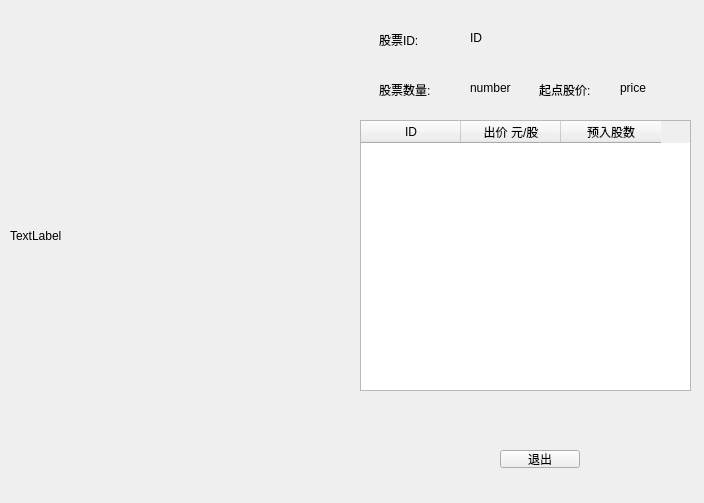
<?xml version="1.0" encoding="UTF-8"?>
<ui version="4.0">
 <class>stockdetails</class>
 <widget class="QWidget" name="stockdetails">
  <property name="geometry">
   <rect>
    <x>0</x>
    <y>0</y>
    <width>704</width>
    <height>503</height>
   </rect>
  </property>
  <property name="windowTitle">
   <string>Form</string>
  </property>
  <widget class="QLabel" name="label">
   <property name="geometry">
    <rect>
     <x>10</x>
     <y>20</y>
     <width>331</width>
     <height>431</height>
    </rect>
   </property>
   <property name="text">
    <string>TextLabel</string>
   </property>
  </widget>
  <widget class="QLabel" name="label_2">
   <property name="geometry">
    <rect>
     <x>379</x>
     <y>30</y>
     <width>51</width>
     <height>20</height>
    </rect>
   </property>
   <property name="text">
    <string>股票ID:</string>
   </property>
  </widget>
  <widget class="QLabel" name="ID">
   <property name="geometry">
    <rect>
     <x>470</x>
     <y>30</y>
     <width>41</width>
     <height>16</height>
    </rect>
   </property>
   <property name="text">
    <string>ID</string>
   </property>
  </widget>
  <widget class="QLabel" name="label_4">
   <property name="geometry">
    <rect>
     <x>379</x>
     <y>80</y>
     <width>51</width>
     <height>20</height>
    </rect>
   </property>
   <property name="text">
    <string>股票数量:</string>
   </property>
  </widget>
  <widget class="QLabel" name="number">
   <property name="geometry">
    <rect>
     <x>470</x>
     <y>80</y>
     <width>51</width>
     <height>16</height>
    </rect>
   </property>
   <property name="text">
    <string>number</string>
   </property>
  </widget>
  <widget class="QLabel" name="label_6">
   <property name="geometry">
    <rect>
     <x>539</x>
     <y>80</y>
     <width>51</width>
     <height>20</height>
    </rect>
   </property>
   <property name="text">
    <string>起点股价:</string>
   </property>
  </widget>
  <widget class="QLabel" name="price">
   <property name="geometry">
    <rect>
     <x>620</x>
     <y>80</y>
     <width>51</width>
     <height>16</height>
    </rect>
   </property>
   <property name="text">
    <string>price</string>
   </property>
  </widget>
  <widget class="QTableWidget" name="tableWidget">
   <property name="geometry">
    <rect>
     <x>360</x>
     <y>120</y>
     <width>331</width>
     <height>271</height>
    </rect>
   </property>
   <column>
    <property name="text">
     <string>ID</string>
    </property>
   </column>
   <column>
    <property name="text">
     <string>出价 元/股</string>
    </property>
   </column>
   <column>
    <property name="text">
     <string>预入股数</string>
    </property>
   </column>
  </widget>
  <widget class="QPushButton" name="close">
   <property name="geometry">
    <rect>
     <x>500</x>
     <y>450</y>
     <width>80</width>
     <height>18</height>
    </rect>
   </property>
   <property name="text">
    <string>退出</string>
   </property>
  </widget>
 </widget>
 <resources/>
 <connections/>
</ui>
